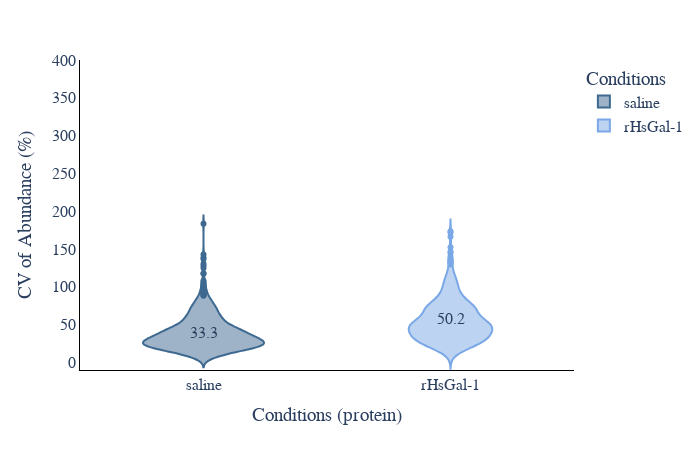

Notebook cell for this chart:
### Code cell
# CV violin plot
plot_options={    
        "median label": "True", #only works for total and MS2, can be found in CV_summary if you set WRITE_OUTPUT = True
        "box": False,
        "Y Title": "CV of Abundance (%)",
        "color": ["#3E6990", "#7aa8e6","#C6878F", "#fac8d3","#AABD8C", "#E9E3B4",  "#F39B6D", "#C6878F", "pink",
                  "orange", "brown", "pink", "gray", "olive", "cyan", "black","red",
                  "yellow","green","blue","indigo","violet"],
        "width": 700,
        "height": 450,
        "font": dict(size=16, family="Arial black"),
        "ylimits": [-10, 400],
        "CV mode": "total", #grouped, total, MS2, grouped_stacked, stacked
        "Group By X": "Conditions", #ID_Mode does MS2 vs MBR
        "Group By Color": "Acquisition Mode",#ID_Mode does MS2 vs MBR
        "Group By Stack": "ID_Mode" #ID_Mode does MS2 vs MBR
    }
plot_options["plot_type"] = 1 # 1 is protein, 2 is peptide
if plot_options["plot_type"] == 1:
    plot_options["X Title"] = "Conditions (protein)"
elif plot_options["plot_type"] == 2:
    plot_options["X Title"] = "Conditions (peptide)"
figure, _, _ =CV_plots(data_obj, plot_options, saved_settings)
figure.show()

### Figure 1 — Plotly figure (JSON) as saved in the notebook; plotly's stock layout.template omitted (floating-point values rounded to 4 significant figures; data arrays with more than 128 entries replaced by an {"elided": "..."} marker saying what was removed)
{"data": [{"alignmentgroup": "True", "box": {"visible": false}, "hovertemplate": "Conditions=%{x}<br>CV=%{y}<extra></extra>", "legendgroup": "saline", "marker": {"color": "#3E6990"}, "name": "saline", "offsetgroup": "saline", "orientation": "v", "scalegroup": "True", "showlegend": true, "type": "violin", "x": {"elided": "751 str values"}, "x0": " ", "xaxis": "x", "y": {"elided": "751 float values"}, "y0": " ", "yaxis": "y"}, {"alignmentgroup": "True", "box": {"visible": false}, "hovertemplate": "Conditions=%{x}<br>CV=%{y}<extra></extra>", "legendgroup": "rHsGal-1", "marker": {"color": "#7aa8e6"}, "name": "rHsGal-1", "offsetgroup": "rHsGal-1", "orientation": "v", "scalegroup": "True", "showlegend": true, "type": "violin", "x": {"elided": "624 str values"}, "x0": " ", "xaxis": "x", "y": {"elided": "624 float values"}, "y0": " ", "yaxis": "y"}], "layout": {"annotations": [{"showarrow": false, "text": "50.2", "x": "rHsGal-1", "y": 57.75}, {"showarrow": false, "text": "33.3", "x": "saline", "y": 38.34}], "font": {"family": "Arial black", "size": 16}, "height": 450, "legend": {"title": {"text": "Conditions"}, "tracegroupgap": 0}, "margin": {"t": 60}, "paper_bgcolor": "white", "plot_bgcolor": "white", "showlegend": true, "violinmode": "overlay", "width": 700, "xaxis": {"anchor": "y", "categoryarray": ["saline", "rHsGal-1"], "categoryorder": "array", "domain": [0, 1], "linecolor": "black", "linewidth": 1, "showline": true, "title": {"text": "Conditions (protein)"}}, "yaxis": {"anchor": "x", "domain": [0, 1], "linecolor": "black", "linewidth": 1, "range": [-10, 400], "showline": true, "title": {"text": "CV of Abundance (%)"}}}}
